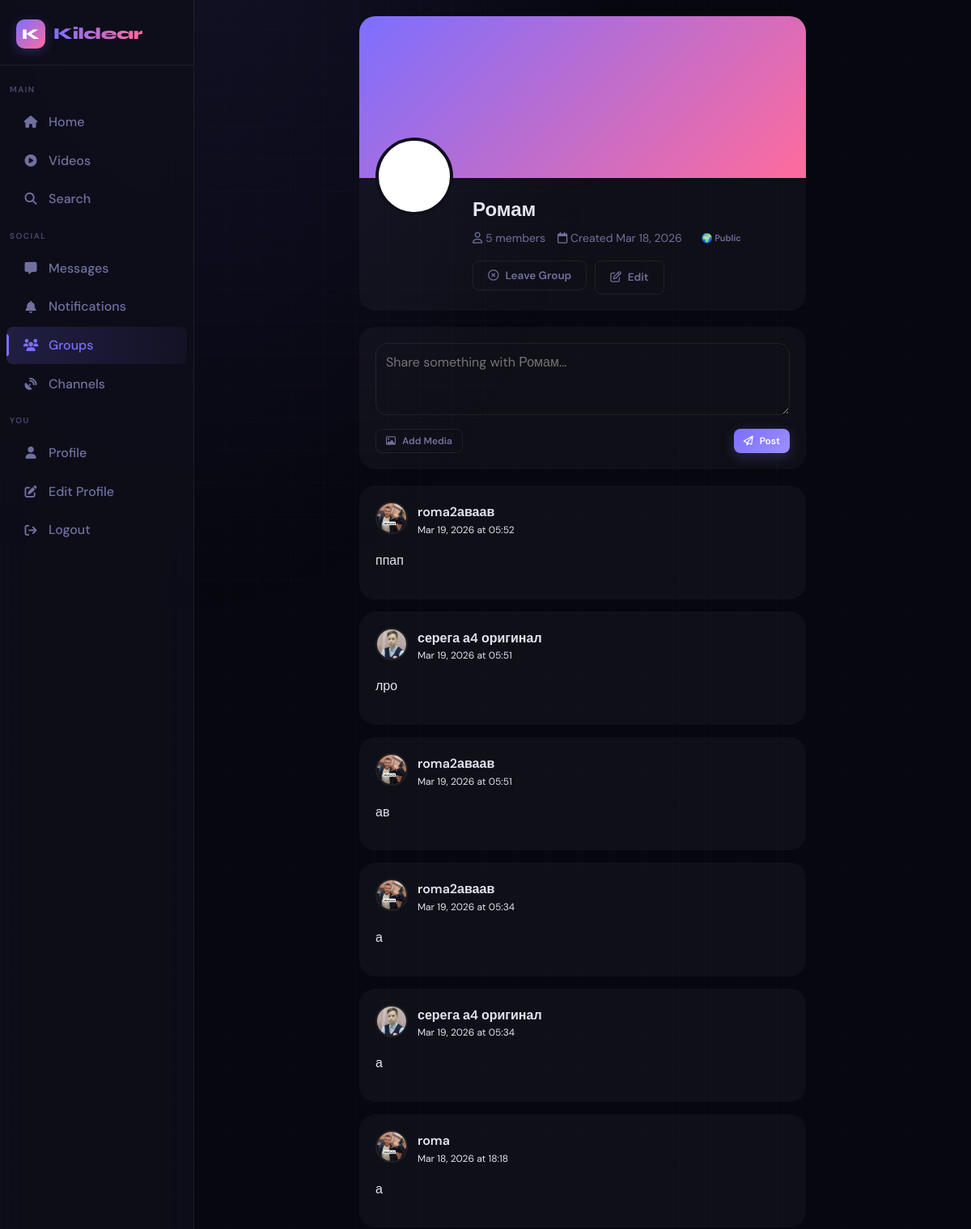
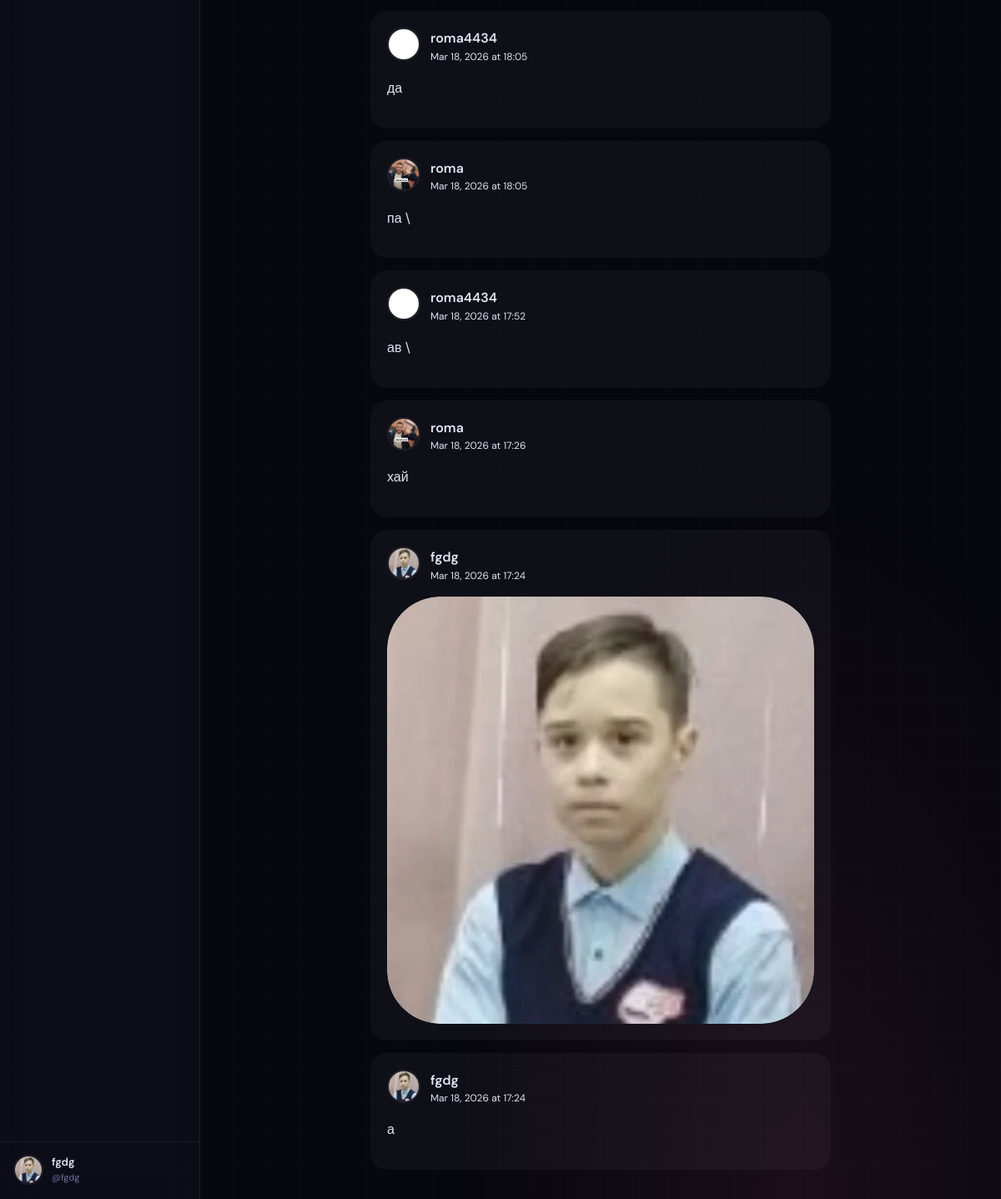
/groups/-ecf863 (signed in), run on the app's committed database (2 pictures, top to bottom).
### app.py (models this page shows, shortened)
class User(UserMixin, db.Model):
    id              = db.Column(db.Integer, primary_key=True)
    username        = db.Column(db.String(40), unique=True, nullable=False)
    email           = db.Column(db.String(120), unique=True, nullable=False)
    password_hash   = db.Column(db.String(256), nullable=False)
    display_name    = db.Column(db.String(60), default="")
    bio             = db.Column(db.String(500), default="")
    avatar          = db.Column(db.String(300), default="/static/default_avatar.png")
    cover_photo     = db.Column(db.String(300), default="")
    website         = db.Column(db.String(200), default="")
    location        = db.Column(db.String(100), default="")
    accent_color    = db.Column(db.String(7), default="#6c63ff")
    is_private      = db.Column(db.Boolean, default=False)
    is_verified     = db.Column(db.Boolean, default=False)
    is_banned       = db.Column(db.Boolean, default=False)
    is_admin        = db.Column(db.Boolean, default=False)
    is_online       = db.Column(db.Boolean, default=False)
    last_seen       = db.Column(db.DateTime, default=datetime.utcnow)
    created_at      = db.Column(db.DateTime, default=datetime.utcnow)
    two_factor_enabled = db.Column(db.Boolean, default=False)
    two_factor_secret  = db.Column(db.String(32), nullable=True)
    failed_logins   = db.Column(db.Integer, default=0)
    locked_until    = db.Column(db.DateTime, nullable=True)
    posts          = db.relationship("Post", backref="author", lazy="dynamic",
                                     foreign_keys="Post.user_id")
    sent_msgs      = db.relationship("Message", backref="sender", lazy="dynamic",
                                     foreign_keys="Message.sender_id")
    recv_msgs      = db.relationship("Message", backref="receiver", lazy="dynamic",
                                     foreign_keys="Message.receiver_id")
    notifications  = db.relationship("Notification", backref="recipient", lazy="dynamic",
                                     foreign_keys="Notification.user_id")
    comments       = db.relationship("Comment", backref="author", lazy="dynamic")
    owned_groups   = db.relationship("Group", backref="owner", lazy="dynamic")
    owned_channels = db.relationship("Channel", backref="owner", lazy="dynamic")
    login_history  = db.relationship("LoginHistory", backref="user", lazy="dynamic")
    blocked_users = db.relationship(
        "User", secondary=blocks,
        primaryjoin=blocks.c.blocker_id == id,
        secondaryjoin=blocks.c.blocked_id == id,
        backref=db.backref("blocked_by", lazy="dynamic"),
        lazy="dynamic",
    )
    following = db.relationship(
        "User", secondary=follows,
        primaryjoin=follows.c.follower_id == id,
        secondaryjoin=follows.c.followed_id == id,
        backref=db.backref("followers", lazy="dynamic"),
        lazy="dynamic",
    )

class Group(db.Model):
    id          = db.Column(db.Integer, primary_key=True)
    name        = db.Column(db.String(100), nullable=False)
    slug        = db.Column(db.String(120), unique=True, nullable=False)
    description = db.Column(db.Text, default="")
    avatar      = db.Column(db.String(300), default="/static/default_group.png")
    cover       = db.Column(db.String(300), default="")
    owner_id    = db.Column(db.Integer, db.ForeignKey("user.id"), nullable=False)
    is_private  = db.Column(db.Boolean, default=False)
    created_at  = db.Column(db.DateTime, default=datetime.utcnow)
    members = db.relationship("User", secondary=group_members,
                              backref="groups", lazy="dynamic")
    posts   = db.relationship("GroupPost", backref="group", lazy="dynamic",
                              cascade="all,delete")
    @property
    def member_count(self): return self.members.count()

class GroupPost(db.Model):
    id         = db.Column(db.Integer, primary_key=True)
    group_id   = db.Column(db.Integer, db.ForeignKey("group.id"), nullable=False)
    user_id    = db.Column(db.Integer, db.ForeignKey("user.id"), nullable=False)
    content    = db.Column(db.Text, default="")
    media_url  = db.Column(db.String(300), default="")
    media_type = db.Column(db.String(20), default="text")
    created_at = db.Column(db.DateTime, default=datetime.utcnow)
    author     = db.relationship("User")

### app.py (the view)
@app.route("/groups/<slug>")
@login_required
def group_detail(slug):
    g         = Group.query.filter_by(slug=slug).first_or_404()
    is_member = g.members.filter(User.id == current_user.id).count() > 0
    return render_template("group_detail.html", group=g, is_member=is_member,
                           posts=g.posts.order_by(GroupPost.created_at.desc()).limit(30).all())

### app.py (called while the page is built, shortened)
def _get_client_ip() -> str:
    forwarded = request.headers.get('X-Forwarded-For', '')
    real_ip = request.headers.get('X-Real-IP', '')
    if real_ip:
        try:
            ip_address(real_ip)
            return real_ip
        except (ValueError, AddressValueError):
            pass
    return request.remote_addr or '0.0.0.0'

@app.before_request
def before_request_hook():
    ip = _get_client_ip()
    g.client_ip = ip
    security.track_concurrent(ip, +1)
    allowed, status = security.process_request(request)

@login_mgr.user_loader
def load_user(user_id):
    return db.session.get(User, int(user_id))

    def _is_trusted(self, ip_str: str) -> bool:
        try:
            addr = ip_address(ip_str)
            return any(addr in net for net in self.TRUSTED_NETWORKS)
        except (ValueError, AddressValueError):
            return False

    def track_concurrent(self, ip: str, delta: int):
        self._concurrent[ip] += delta
        if self._concurrent[ip] > 50:
            self._temp_ban(ip, f"connection flood ({self._concurrent[ip]} concurrent)")

    def process_request(self, req) -> tuple[bool, int]:
        ip = _get_client_ip()
        if self._is_trusted(ip):
            return True, 200

### templates/group_detail.html (shortened to what this page needs)
{% extends "base.html" %}
{% block content %}
<div class="group-page" style="max-width: 800px; margin: 0 auto; padding: 20px;">
    <div class="group-header" style="background: var(--card); border-radius: var(--radius-lg); overflow: hidden; margin-bottom: 20px;">
        {% if group.cover %}
        <div class="group-cover" style="height: 200px; background-image: url('{{ group.cover }}'); background-size: cover; background-position: center;"></div>
        {% else %}
        <div class="group-cover" style="height: 200px; background: linear-gradient(135deg, var(--primary), var(--secondary));"></div>
        {% endif %}
        <div class="group-info" style="padding: 20px; position: relative;">
            <div class="group-avatar" style="position: absolute; top: -50px; left: 20px;">
                {% if group.avatar %}
                <img src="{{ group.avatar }}" class="avatar avatar-xl" style="border: 4px solid var(--surface);">
                {% else %}
                <div class="avatar avatar-xl" style="background: var(--primary); color: white; display: flex; align-items: center; justify-content: center; font-size: 2rem; border: 4px solid var(--surface);">
                    {{ group.name[0].upper() }}
                </div>
                {% endif %}
            </div>
            <div style="margin-left: 120px;">
                <h1 style="font-size: 24px; margin-bottom: 5px;">{{ group.name }}</h1>
                <div style="display: flex; gap: 15px; color: var(--text-muted); font-size: 14px; margin-bottom: 10px;">
                    <span><i class="fa-regular fa-user"></i> {{ group.member_count }} members</span>
                    <span><i class="fa-regular fa-calendar"></i> Created {{ group.created_at.strftime('%b %d, %Y') }}</span>
                    {% if group.is_private %}
                    <span class="badge private">🔒 Private</span>
                    {% else %}
                    <span class="badge public">🌍 Public</span>
                    {% endif %}
                </div>
                <div style="display: flex; gap: 10px; margin-top: 15px;">
                    {% if is_member %}
                        <form action="{{ url_for('leave_group', slug=group.slug) }}" method="POST">
                            <button type="submit" class="btn btn-outline">
                                <i class="fa-regular fa-circle-xmark"></i> Leave Group
                            </button>
                        </form>
                    {% endif %}
                    {% if group.owner_id == current_user.id %}
                    <a href="#" class="btn btn-outline">
                        <i class="fa-regular fa-pen-to-square"></i> Edit
                    </a>
                    {% endif %}
                </div>
            </div>
        </div>
    </div>
    <div class="group-posts">
        {% if is_member %}
        <div class="create-post" style="background: var(--card); border-radius: var(--radius-lg); padding: 20px; margin-bottom: 20px;">
            <form action="{{ url_for('group_post', slug=group.slug) }}" method="POST" enctype="multipart/form-data">
                <textarea name="content" placeholder="Share something with {{ group.name }}..."
                          style="width: 100%; padding: 12px; border: 1px solid var(--border); border-radius: var(--radius); background: var(--input-bg); color: var(--text); resize: vertical;"
                          rows="3"></textarea>
                <div style="display: flex; gap: 10px; margin-top: 10px;">
                    <button type="button" class="btn btn-outline btn-sm" onclick="document.getElementById('media-input').click()">
                        <i class="fa-regular fa-image"></i> Add Media
                    </button>
                    <button type="submit" class="btn btn-primary btn-sm" style="margin-left: auto;">
                        <i class="fa-regular fa-paper-plane"></i> Post
                    </button>
                </div>
            </form>
        </div>
        {% endif %}
        <div class="posts-feed">
            {% for post in posts %}
            <div class="post-card" style="background: var(--card); border-radius: var(--radius-lg); padding: 20px; margin-bottom: 15px;">
                <div style="display: flex; gap: 12px; margin-bottom: 15px;">
                    <img src="{{ post.author.avatar or '/static/default_avatar.png' }}" class="avatar avatar-sm">
                    <div>
                        <div style="font-weight: 600;">{{ post.author.display_name or post.author.username }}</div>
                        <div style="font-size: 12px; color: var(--text-muted;">{{ post.created_at.strftime('%b %d, %Y at %H:%M') }}</div>
                    </div>
                </div>
                {% if post.content %}
                <p style="margin-bottom: 15px;">{{ post.content }}</p>
                {% endif %}
                {% if post.media_url %}
                    {% if post.media_type == 'video' %}
                    <video src="{{ post.media_url }}" controls style="max-width: 100%; border-radius: var(--radius);"></video>
                    {% else %}
                    <img src="{{ post.media_url }}" style="max-width: 100%; border-radius: var(--radius);">
                    {% endif %}
                {% endif %}
            </div>
            {% else %}
            <div class="empty-state" style="text-align: center; padding: 40px; background: var(--card); border-radius: var(--radius-lg);">
                <div style="font-size: 48px; margin-bottom: 15px;">📭</div>
                <h3>No posts yet</h3>
                <p style="color: var(--text-muted);">Be the first to post in this group!</p>
            </div>
            {% endfor %}
        </div>
    </div>
</div>
{% endblock %}

### templates/base.html (shortened to what this page needs)
<!DOCTYPE html>
<html lang="en" data-theme="dark">
<head>
  <link rel="stylesheet" href="https://cdnjs.cloudflare.com/ajax/libs/font-awesome/6.5.0/css/all.min.css"/>
</head>
<body>
<nav class="sidebar" id="sidebar">
  <a href="{{ url_for('index') }}" class="sidebar-logo">
    <div class="logo-mark">K</div>
    <span class="logo-text">Kildear</span>
  </a>
  <span class="nav-section">Main</span>
  <a href="{{ url_for('index') }}"
     class="nav-item {% if request.endpoint == 'index' %}active{% endif %}">
    <i class="fa-solid fa-house"></i> Home
  </a>
  <a href="{{ url_for('video_feed') }}"
     class="nav-item {% if request.endpoint == 'video_feed' %}active{% endif %}">
    <i class="fa-solid fa-play-circle"></i> Videos
  </a>
  <a href="{{ url_for('search') }}"
     class="nav-item {% if request.endpoint == 'search' %}active{% endif %}">
    <i class="fa-solid fa-magnifying-glass"></i> Search
  </a>
  <span class="nav-section">Social</span>
  <a href="{{ url_for('chat_list') }}"
     class="nav-item {% if 'chat' in request.endpoint %}active{% endif %}">
    <i class="fa-solid fa-message"></i> Messages
  </a>
  <a href="{{ url_for('notifications') }}"
     class="nav-item {% if request.endpoint == 'notifications' %}active{% endif %}">
    <i class="fa-solid fa-bell"></i> Notifications
  </a>
  <a href="{{ url_for('groups') }}"
     class="nav-item {% if 'group' in request.endpoint %}active{% endif %}">
    <i class="fa-solid fa-users"></i> Groups
  </a>
  <a href="{{ url_for('channels') }}"
     class="nav-item {% if 'channel' in request.endpoint %}active{% endif %}">
    <i class="fa-solid fa-satellite-dish"></i> Channels
  </a>
  {% if current_user.is_authenticated %}
  <span class="nav-section">You</span>
  <a href="{{ url_for('profile', username=current_user.username) }}"
     class="nav-item {% if request.endpoint == 'profile' and request.view_args.get('username') == current_user.username %}active{% endif %}">
    <i class="fa-solid fa-user"></i> Profile
  </a>
  <a href="{{ url_for('edit_profile') }}"
     class="nav-item {% if request.endpoint == 'edit_profile' %}active{% endif %}">
    <i class="fa-solid fa-pen-to-square"></i> Edit Profile
  </a>
  <a href="{{ url_for('logout') }}" class="nav-item">
    <i class="fa-solid fa-arrow-right-from-bracket"></i> Logout
  </a>
  <div class="sidebar-user">
    <img src="{{ current_user.avatar }}" alt="" class="avatar"/>
    <div class="sidebar-user-info">
      <div class="name truncate">{{ current_user.display_name or current_user.username }}</div>
      <div class="handle">@{{ current_user.username }}</div>
    </div>
  </div>
  {% endif %}
</nav>
<div class="app-shell">
  <div class="main-content">
    {% block content %}{% endblock %}
  </div>
</div>
</body>
</html>

### data on the page
User: avatar (picture), display_name "fgdg", username "fgdg"
Group: avatar (placeholder picture), name "Ромам", created_at "Mar 18, 2026", content "Share something with Ромам..."
GroupPost: author (picture), author "roma2аваав", created_at "Mar 19, 2026 at 05:52", content "ппап"
GroupPost: author (picture), author "серега а4 оригинал", created_at "Mar 19, 2026 at 05:51", content "лро"
GroupPost: author (picture), author "roma2аваав", created_at "Mar 19, 2026 at 05:51", content "ав"
GroupPost: author (picture), author "roma2аваав", created_at "Mar 19, 2026 at 05:34", content "а"
GroupPost: author (picture), author "серега а4 оригинал", created_at "Mar 19, 2026 at 05:34", content "а"
GroupPost: author (picture), author "roma", created_at "Mar 18, 2026 at 18:18", content "а"
GroupPost: author (placeholder picture), author "roma4434", created_at "Mar 18, 2026 at 18:05", content "да"
GroupPost: author (picture), author "roma", created_at "Mar 18, 2026 at 18:05", content "па \\"
GroupPost: author (placeholder picture), author "roma4434", created_at "Mar 18, 2026 at 17:52", content "ав \\"
GroupPost: author (picture), author "roma", created_at "Mar 18, 2026 at 17:26", content "хай"
GroupPost: author (picture), author "fgdg", created_at "Mar 18, 2026 at 17:24", media_url (picture)
GroupPost: author (picture), author "fgdg", created_at "Mar 18, 2026 at 17:24", content "а"

### other printed values
{{ group.member_count }} "5"
